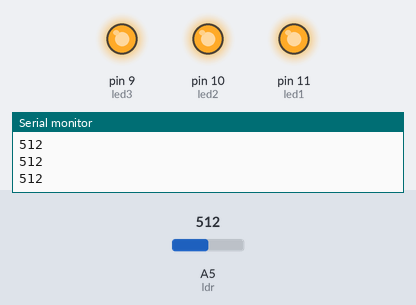
The sketch below on a simulated Arduino Uno, built with avr-gcc and run on an emulated ATmega328P. Shown: output pins drawn as LEDs (lit = HIGH), the last lines printed to the serial monitor. Inputs (shaded band) come from the test bench; at power-on: A5 (ldr) = 512.

Above: at 1.2 s.
1.3 s: A5 (ldr) set to 564
2.8 s: A5 (ldr) set to 594
At 3.2 s:
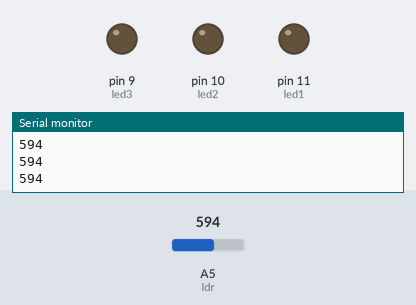
4.3 s: A5 (ldr) set to 290
At 5.5 s:
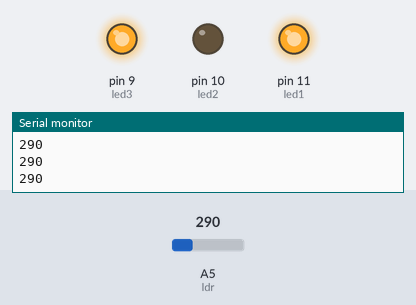
5.8 s: A5 (ldr) set to 315
At 6.7 s:
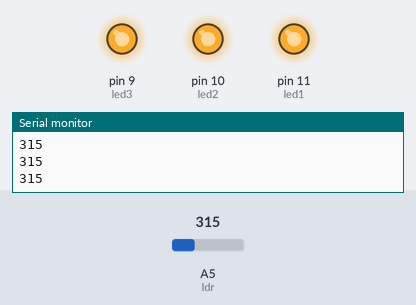
7.3 s: A5 (ldr) set to 122
At 7.7 s:
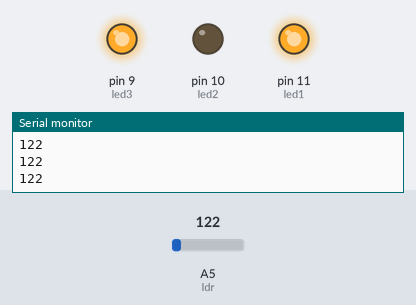
Timing chart, 0 to 9.8 s (numbered marks = the images above; inputs shaded):
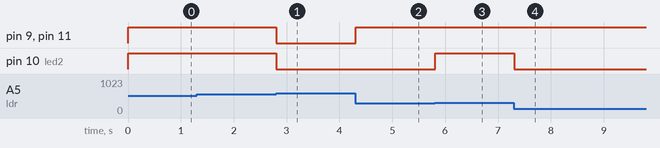

The sketch:

street_light.ino
```cpp
 int led1 = 11;
 int led2 = 10;
 int led3 = 9;
 int ldr = A5;
 int sensorValue;

void setup(){
  pinMode(led1,OUTPUT);
  pinMode(led2,OUTPUT);
  pinMode(led3,OUTPUT);
  pinMode(ldr,INPUT);
  Serial.begin(9600);
}
void loop(){
  sensorValue = analogRead(ldr);
  Serial.println(sensorValue);
  if(sensorValue>575){

   analogWrite(led1,0);
   analogWrite(led2,0);
   analogWrite(led3,0);
  }


  if(sensorValue<575 && sensorValue >300){
   analogWrite(led1,255);
   analogWrite(led2,255);
   analogWrite(led3,255);
  }


  if(sensorValue<300 && sensorValue >0){

   analogWrite(led1,255);
   analogWrite(led2,0);
   analogWrite(led3,255);

  }

}
```

Measured:
- the behaviour switches between 575 and 576 on A5 (ldr) (found by bisection; images 0 and 1)
- the behaviour switches between 300 and 301 on A5 (ldr) (found by bisection; images 2 and 3)
- after the input at 2.8 s, pin 9 (led3), pin 10 (led2), pin 11 (led1): HIGH → LOW at once
- after the input at 4.3 s, pin 9 (led3), pin 11 (led1): LOW → HIGH at once
- after the input at 5.8 s, pin 10 (led2): LOW → HIGH at once
- after the input at 7.3 s, pin 10 (led2): HIGH → LOW at once
